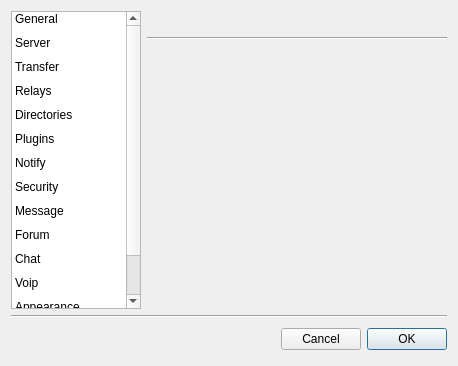
<?xml version="1.0" encoding="UTF-8"?>
<ui version="4.0">
 <class>Settings</class>
 <widget class="QDialog" name="Settings">
  <property name="geometry">
   <rect>
    <x>0</x>
    <y>0</y>
    <width>458</width>
    <height>366</height>
   </rect>
  </property>
  <property name="windowTitle">
   <string>Options</string>
  </property>
  <property name="windowIcon">
   <iconset resource="../images.qrc">
    <normaloff>:/images/kcmsystem24.png</normaloff>:/images/kcmsystem24.png</iconset>
  </property>
  <layout class="QGridLayout" name="gridLayout_2">
   <item row="0" column="0" rowspan="2">
    <widget class="QListWidget" name="listWidget">
     <property name="minimumSize">
      <size>
       <width>130</width>
       <height>0</height>
      </size>
     </property>
     <property name="maximumSize">
      <size>
       <width>130</width>
       <height>16777215</height>
      </size>
     </property>
     <property name="alternatingRowColors">
      <bool>false</bool>
     </property>
     <property name="iconSize">
      <size>
       <width>24</width>
       <height>24</height>
      </size>
     </property>
     <property name="textElideMode">
      <enum>Qt::ElideMiddle</enum>
     </property>
     <property name="movement">
      <enum>QListView::Static</enum>
     </property>
     <property name="flow">
      <enum>QListView::TopToBottom</enum>
     </property>
     <property name="isWrapping" stdset="0">
      <bool>false</bool>
     </property>
     <property name="resizeMode">
      <enum>QListView::Fixed</enum>
     </property>
     <property name="layoutMode">
      <enum>QListView::SinglePass</enum>
     </property>
     <property name="spacing">
      <number>0</number>
     </property>
     <property name="gridSize">
      <size>
       <width>100</width>
       <height>24</height>
      </size>
     </property>
     <property name="viewMode">
      <enum>QListView::ListMode</enum>
     </property>
     <property name="modelColumn">
      <number>0</number>
     </property>
     <property name="uniformItemSizes">
      <bool>true</bool>
     </property>
     <property name="currentRow">
      <number>-1</number>
     </property>
     <item>
      <property name="text">
       <string>General</string>
      </property>
      <property name="icon">
       <iconset resource="../images.qrc">
        <normaloff>:/images/kcmsystem24.png</normaloff>:/images/kcmsystem24.png</iconset>
      </property>
     </item>
     <item>
      <property name="text">
       <string>Server</string>
      </property>
      <property name="icon">
       <iconset resource="../images.qrc">
        <normaloff>:/images/server_24x24.png</normaloff>:/images/server_24x24.png</iconset>
      </property>
     </item>
     <item>
      <property name="text">
       <string>Transfer</string>
      </property>
      <property name="icon">
       <iconset resource="../images.qrc">
        <normaloff>:/images/ktorrent32.png</normaloff>:/images/ktorrent32.png</iconset>
      </property>
     </item>
     <item>
      <property name="text">
       <string>Relays</string>
      </property>
      <property name="icon">
       <iconset resource="../images.qrc">
        <normaloff>:/images/server_24x24.png</normaloff>:/images/server_24x24.png</iconset>
      </property>
     </item>
     <item>
      <property name="text">
       <string>Directories</string>
      </property>
      <property name="icon">
       <iconset resource="../images.qrc">
        <normaloff>:/images/folder_doments.png</normaloff>:/images/folder_doments.png</iconset>
      </property>
     </item>
     <item>
      <property name="text">
       <string>Plugins</string>
      </property>
      <property name="icon">
       <iconset resource="../images.qrc">
        <normaloff>:/images/extension_32.png</normaloff>:/images/extension_32.png</iconset>
      </property>
     </item>
     <item>
      <property name="text">
       <string>Notify</string>
      </property>
      <property name="icon">
       <iconset resource="../images.qrc">
        <normaloff>:/images/status_unknown.png</normaloff>:/images/status_unknown.png</iconset>
      </property>
     </item>
     <item>
      <property name="text">
       <string>Security</string>
      </property>
      <property name="icon">
       <iconset resource="../images.qrc">
        <normaloff>:/images/encrypted32.png</normaloff>:/images/encrypted32.png</iconset>
      </property>
     </item>
     <item>
      <property name="text">
       <string>Message</string>
      </property>
      <property name="icon">
       <iconset resource="../images.qrc">
        <normaloff>:/images/evolution.png</normaloff>:/images/evolution.png</iconset>
      </property>
     </item>
     <item>
      <property name="text">
       <string>Forum</string>
      </property>
      <property name="icon">
       <iconset resource="../images.qrc">
        <normaloff>:/images/konversation.png</normaloff>:/images/konversation.png</iconset>
      </property>
     </item>
     <item>
      <property name="text">
       <string>Chat</string>
      </property>
      <property name="icon">
       <iconset resource="../images.qrc">
        <normaloff>:/images/chat_24.png</normaloff>:/images/chat_24.png</iconset>
      </property>
     </item>
     <item>
      <property name="text">
       <string>Voip</string>
      </property>
      <property name="icon">
       <iconset resource="../images.qrc">
        <normaloff>:/images/connect/talking_on.svg</normaloff>:/images/connect/talking_on.svg</iconset>
      </property>
     </item>
     <item>
      <property name="text">
       <string>Appearance</string>
      </property>
      <property name="icon">
       <iconset resource="../images.qrc">
        <normaloff>:/images/looknfeel.png</normaloff>:/images/looknfeel.png</iconset>
      </property>
     </item>
     <item>
      <property name="text">
       <string>Sound</string>
      </property>
      <property name="icon">
       <iconset resource="../images.qrc">
        <normaloff>:/images/sound.png</normaloff>:/images/sound.png</iconset>
      </property>
     </item>
    </widget>
   </item>
   <item row="0" column="1">
    <layout class="QGridLayout" name="gridLayout">
     <item row="0" column="0">
      <widget class="QLabel" name="pageicon">
       <property name="maximumSize">
        <size>
         <width>24</width>
         <height>24</height>
        </size>
       </property>
       <property name="text">
        <string/>
       </property>
       <property name="scaledContents">
        <bool>true</bool>
       </property>
      </widget>
     </item>
     <item row="0" column="1">
      <widget class="QLabel" name="pageName">
       <property name="sizePolicy">
        <sizepolicy hsizetype="Minimum" vsizetype="Maximum">
         <horstretch>0</horstretch>
         <verstretch>0</verstretch>
        </sizepolicy>
       </property>
       <property name="font">
        <font>
         <family>Sans Serif</family>
         <pointsize>11</pointsize>
         <weight>75</weight>
         <italic>false</italic>
         <bold>true</bold>
         <underline>false</underline>
         <strikeout>false</strikeout>
        </font>
       </property>
       <property name="text">
        <string/>
       </property>
      </widget>
     </item>
     <item row="1" column="0" colspan="2">
      <widget class="Line" name="line_2">
       <property name="orientation">
        <enum>Qt::Horizontal</enum>
       </property>
      </widget>
     </item>
    </layout>
   </item>
   <item row="1" column="1">
    <widget class="QStackedWidget" name="stackedWidget">
     <property name="currentIndex">
      <number>0</number>
     </property>
     <widget class="QWidget" name="page_2"/>
    </widget>
   </item>
   <item row="2" column="0" colspan="2">
    <widget class="Line" name="line">
     <property name="orientation">
      <enum>Qt::Horizontal</enum>
     </property>
    </widget>
   </item>
   <item row="3" column="0" colspan="2">
    <layout class="QHBoxLayout">
     <property name="spacing">
      <number>6</number>
     </property>
     <property name="margin">
      <number>0</number>
     </property>
     <item>
      <spacer>
       <property name="orientation">
        <enum>Qt::Horizontal</enum>
       </property>
       <property name="sizeHint" stdset="0">
        <size>
         <width>312</width>
         <height>31</height>
        </size>
       </property>
      </spacer>
     </item>
     <item>
      <widget class="QPushButton" name="canceButton">
       <property name="minimumSize">
        <size>
         <width>0</width>
         <height>22</height>
        </size>
       </property>
       <property name="text">
        <string>Cancel</string>
       </property>
      </widget>
     </item>
     <item>
      <widget class="QPushButton" name="applyButton">
       <property name="minimumSize">
        <size>
         <width>0</width>
         <height>22</height>
        </size>
       </property>
       <property name="text">
        <string>OK</string>
       </property>
       <property name="default">
        <bool>true</bool>
       </property>
      </widget>
     </item>
    </layout>
   </item>
  </layout>
 </widget>
 <resources>
  <include location="../images.qrc"/>
 </resources>
 <connections>
  <connection>
   <sender>applyButton</sender>
   <signal>clicked()</signal>
   <receiver>Settings</receiver>
   <slot>accept()</slot>
   <hints>
    <hint type="sourcelabel">
     <x>278</x>
     <y>253</y>
    </hint>
    <hint type="destinationlabel">
     <x>96</x>
     <y>254</y>
    </hint>
   </hints>
  </connection>
  <connection>
   <sender>canceButton</sender>
   <signal>clicked()</signal>
   <receiver>Settings</receiver>
   <slot>reject()</slot>
   <hints>
    <hint type="sourcelabel">
     <x>369</x>
     <y>253</y>
    </hint>
    <hint type="destinationlabel">
     <x>179</x>
     <y>282</y>
    </hint>
   </hints>
  </connection>
 </connections>
</ui>
